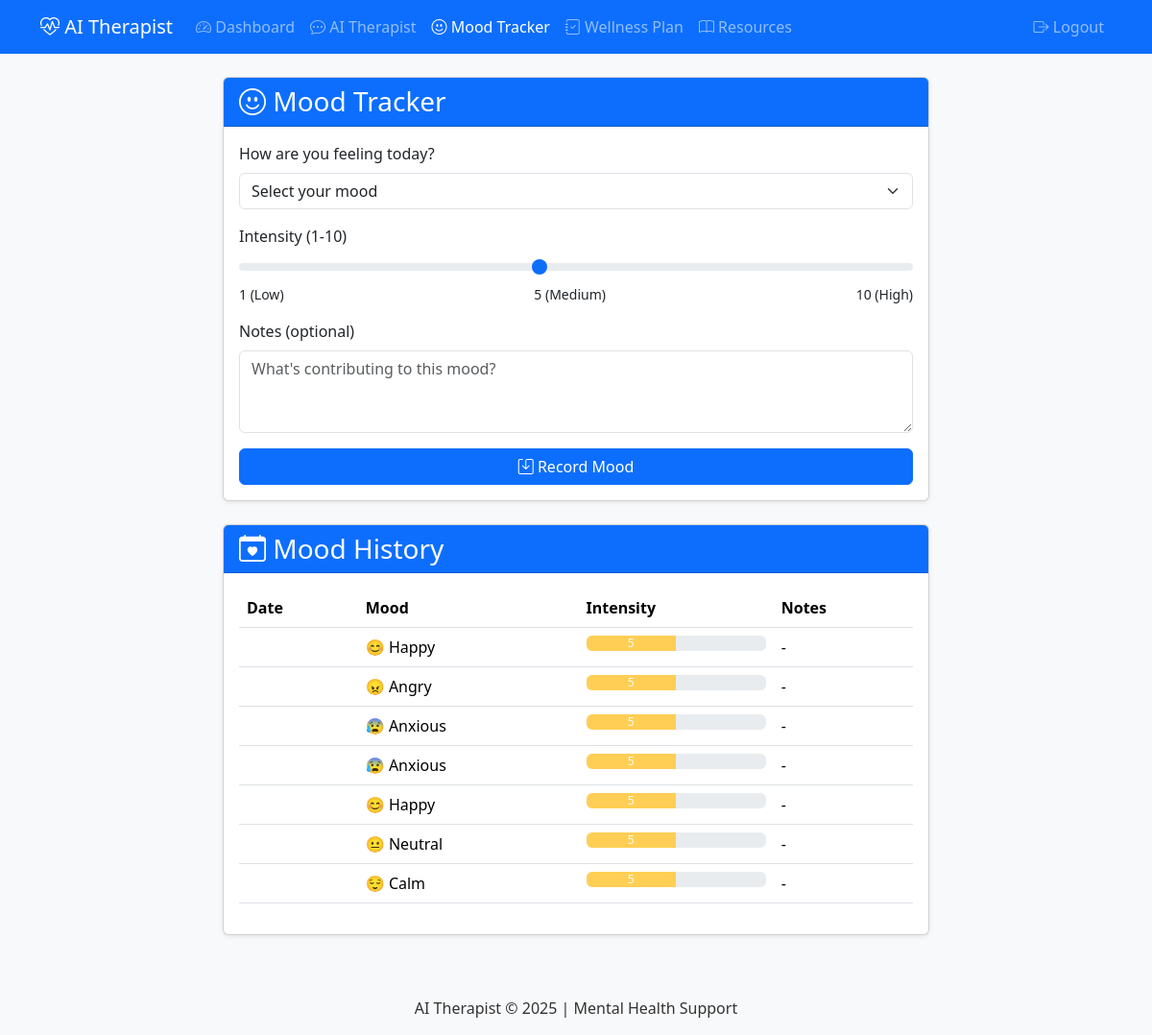
The app's page /moodtracker (signed in) with its own data.
### tables this page shows
CREATE TABLE moods (
                id INTEGER PRIMARY KEY AUTOINCREMENT,
                user_id INTEGER NOT NULL,
                mood TEXT NOT NULL,
                description TEXT,
                intensity INTEGER DEFAULT 5,
                created_at TIMESTAMP DEFAULT CURRENT_TIMESTAMP,
                FOREIGN KEY (user_id) REFERENCES users (id)
            );

### project.py (the view, shortened to what this page needs)
@app.route('/moodtracker', methods=['GET', 'POST'])
def moodtracker():
    if 'user_id' not in session:
        return redirect(url_for('login'))
    conn = get_db_connection()
    mood_history = conn.execute(
        'SELECT * FROM moods WHERE user_id = ? ORDER BY created_at DESC',
        (session['user_id'],)
    ).fetchall()
    conn.close()
    return render_template('moodtracker.html', mood_history=mood_history)

### project.py (called while the page is built)
def get_db_connection():
    conn = sqlite3.connect('database.db')
    conn.row_factory = sqlite3.Row  # So we can access columns by name in the templates
    return conn

### templates/moodtracker.html (shortened to what this page needs)
{% extends "base.html" %}
{% block content %}
<div class="row">
    <div class="col-md-8 mx-auto">
        <div class="card shadow-sm mb-4">
            <div class="card-header bg-primary text-white">
                <h3 class="mb-0"><i class="bi bi-emoji-smile"></i> Mood Tracker</h3>
            </div>
            <div class="card-body">
                <form method="POST">
                    <div class="mb-3">
                        <label for="mood" class="form-label">How are you feeling today?</label>
                        <select class="form-select" id="mood" name="mood" required>
                            <option value="" selected disabled>Select your mood</option>
                        </select>
                    </div>
                    <div class="mb-3">
                        <label for="intensity" class="form-label">Intensity (1-10)</label>
                        <input type="range" class="form-range" min="1" max="10" id="intensity" name="intensity" value="5">
                        <div class="d-flex justify-content-between">
                            <small>1 (Low)</small>
                            <small>5 (Medium)</small>
                            <small>10 (High)</small>
                        </div>
                    </div>
                    <div class="mb-3">
                        <label for="description" class="form-label">Notes (optional)</label>
                        <textarea class="form-control" id="description" name="description" rows="3" placeholder="What's contributing to this mood?"></textarea>
                    </div>
                    <button type="submit" class="btn btn-primary w-100">
                        <i class="bi bi-save"></i> Record Mood
                    </button>
                </form>
            </div>
        </div>
        <div class="card shadow-sm">
            <div class="card-header bg-primary text-white">
                <h3 class="mb-0"><i class="bi bi-calendar-heart"></i> Mood History</h3>
            </div>
            <div class="card-body">
                {% if mood_history %}
                    <div class="table-responsive">
                        <table class="table">
                            <thead>
                                <tr>
                                    <th>Date</th>
                                    <th>Mood</th>
                                    <th>Intensity</th>
                                    <th>Notes</th>
                                </tr>
                            </thead>
<tbody>
    {% for entry in mood_history %}
    <tr>
        <td>{{ entry.timestamp }}</td>
        <td>
            {% if entry.mood == 'Happy' %}😊
            {% elif entry.mood == 'Sad' %}😢
            {% elif entry.mood == 'Angry' %}😠
            {% elif entry.mood == 'Anxious' %}😰
            {% elif entry.mood == 'Stressed' %}😫
            {% elif entry.mood == 'Calm' %}😌
            {% elif entry.mood == 'Excited' %}🤩
            {% elif entry.mood == 'Tired' %}😴
            {% else %}😐{% endif %}
            {{ entry.mood }}
        </td>
        <td>
            <div class="progress">
                <div class="progress-bar
                    {% if entry.intensity <= 3 %}bg-success
                    {% elif entry.intensity <= 7 %}bg-warning
                    {% else %}bg-danger
                    {% endif %}"
                    role="progressbar"
                    style="width: {{ entry.intensity * 10 }}%"
                    aria-valuenow="{{ entry.intensity }}"
                    aria-valuemin="1"
                    aria-valuemax="10">
                    {{ entry.intensity }}
                </div>
            </div>
        </td>
        <td>{{ entry.description or '-' }}</td>
    </tr>
    {% endfor %}
</tbody>
                        </table>
                    </div>
                {% else %}
                    <div class="text-center py-4 text-muted">
                        <i class="bi bi-emoji-frown display-4"></i>
                        <p class="mt-3">No mood entries yet. Record your first mood above!</p>
                    </div>
                {% endif %}
            </div>
        </div>
    </div>
</div>
{% endblock %}

### templates/base.html (shortened to what this page needs)
<!DOCTYPE html>
<html lang="en">
<head>
    <link rel="stylesheet" href="https://cdn.jsdelivr.net/npm/bootstrap@5.3.3/dist/css/bootstrap.min.css">
    <link rel="stylesheet" href="https://cdn.jsdelivr.net/npm/bootstrap-icons@1.11.3/font/bootstrap-icons.min.css">
    <link rel="stylesheet" href="{{ url_for('static', filename='styles.css') }}">
</head>
<body>
    <nav class="navbar navbar-expand-md navbar-dark bg-primary">
        <div class="container">
            <a class="navbar-brand" href="{{ url_for('dashboard') }}">
                <i class="bi bi-heart-pulse"></i> AI Therapist
            </a>
            <div class="collapse navbar-collapse" id="navbarNav">
                <ul class="navbar-nav me-auto">
                    <li class="nav-item">
                        <a class="nav-link {% if request.path == url_for('dashboard') %}active{% endif %}" href="{{ url_for('dashboard') }}">
                            <i class="bi bi-speedometer2"></i> Dashboard
                        </a>
                    </li>
                    <li class="nav-item">
                        <a class="nav-link {% if request.path == url_for('chat') %}active{% endif %}" href="{{ url_for('chat') }}">
                            <i class="bi bi-chat-dots"></i> AI Therapist
                        </a>
                    </li>
                    <li class="nav-item">
                        <a class="nav-link {% if request.path == url_for('moodtracker') %}active{% endif %}" href="{{ url_for('moodtracker') }}">
                            <i class="bi bi-emoji-smile"></i> Mood Tracker
                        </a>
                    </li>
                    <li class="nav-item">
                        <a class="nav-link {% if request.path == url_for('wellness') %}active{% endif %}" href="{{ url_for('wellness') }}">
                            <i class="bi bi-journal-check"></i> Wellness Plan
                        </a>
                    </li>
                    <li class="nav-item">
                        <a class="nav-link {% if request.path == url_for('resources') %}active{% endif %}" href="{{ url_for('resources') }}">
                            <i class="bi bi-book"></i> Resources
                        </a>
                    </li>
                </ul>
                <ul class="navbar-nav">
                    <li class="nav-item">
                        <a class="nav-link" href="{{ url_for('logout') }}">
                            <i class="bi bi-box-arrow-right"></i> Logout
                        </a>
                    </li>
                </ul>
            </div>
        </div>
    </nav>
    <div class="container my-4">
        {% block content %}{% endblock %}
    </div>
    <footer class="bg-light text-center py-3 mt-4">
        <div class="container">
            <p class="mb-0">AI Therapist &copy; 2025 | Mental Health Support</p>
        </div>
    </footer>
</body>
</html>

### static/styles.css (style rules this page uses)
:root { --primary: #4a89dc; --primary-dark: #3a70c2; --secondary: #a0d468; --danger: #ed5565; --warning: #ffce54; --info: #5d9cec; --light: #f5f7fa; --dark: #434a54; }
body { font-family: 'Segoe UI', Tahoma, Geneva, Verdana, sans-serif; background-color: #f8f9fa; color: #333; min-height: 100vh; display: flex; flex-direction: column; }
.progress-bar.bg-warning { background-color: #ffce54 !important; }
.card { transition: transform 0.3s, box-shadow 0.3s; }

### records on screen
moods: mood "Happy", intensity "5", description "-"
moods: mood "Angry", intensity "5", description "-"
moods: mood "Anxious", intensity "5", description "-"
moods: mood "Anxious", intensity "5", description "-"
moods: mood "Happy", intensity "5", description "-"
moods: mood "Neutral", intensity "5", description "-"
moods: mood "Calm", intensity "5", description "-"
